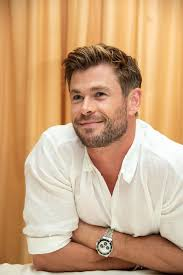
#> input picture Testing Images/Chris7.jpeg, 183 x 275 px, found by its file name
$ python tester.py
#> lines starting #> are read from the running program, lines starting #| are printed output that depends on the picture; pictures that were not available may be replaced by others from this repository, and a replacement may not be noted
### FaceRecognition.py
import cv2
import os
import numpy as np

#It contains all common functions that are called in tester.py file


#It returns rectangle for face detected alongwith gray scale image
def faceDetection(test_img):
    gray_img=cv2.cvtColor(test_img,cv2.COLOR_BGR2GRAY)#convert color image to grayscale
    face_haar_cascade=cv2.CascadeClassifier('C:\\Users\\HP\\Desktop\\ML\\Face Detection\\HaarCascade\\haarcascade_frontalface_default.xml')#Load haar classifier
    faces=face_haar_cascade.detectMultiScale(gray_img,scaleFactor=1.32,minNeighbors=5)#detectMultiScale returns rectangles

    return faces,gray_img

#Given a directory below function returns part of gray_img which is face alongwith its label/ID
def labels_for_training_data(directory):
    faces=[]
    faceID=[]

    for path,subdirnames,filenames in os.walk(directory):
        for filename in filenames:
            if filename.startswith("."):
                print("Skipping system file")#Skipping files that startwith .
                continue

            id=os.path.basename(path)#fetching subdirectory names
            img_path=os.path.join(path,filename)#fetch image path
            print("img_path:",img_path)
            print("id:",id)
            test_img=cv2.imread(img_path)#loading each image one by one
            if test_img is None:
                print("Image not loaded properly")
                continue
            faces_rect,gray_img=faceDetection(test_img)#Calling faceDetection function to return faces detected in particular image
            if len(faces_rect)!=1:
               continue #Since we are assuming only single person images are being fed to classifier
            (x,y,w,h)=faces_rect[0]
            roi_gray=gray_img[y:y+w,x:x+h]#cropping region of interest i.e. face area from grayscale image
            faces.append(roi_gray)
            faceID.append(int(id))
    return faces,faceID


#This function trains haar classifier and takes faces,faceID returned by previous function as its arguments
# [4 lines left out: function train_classifier, not called in this run]

#This function draws boxes around detected face in an image
def draw_rect(test_img,face):
    (x,y,w,h)=face
    cv2.rectangle(test_img,(x,y),(x+w,y+h),(255,0,0),thickness=5)

#This function writes name of person for detected label
def put_text(test_img,text,x,y):
    cv2.putText(test_img,text,(x-30,y-20),cv2.FONT_HERSHEY_DUPLEX,1,(255,0,0),1)

### tester.py
import cv2
import os
import numpy as np
import FaceRecognition as fr


#Read image to perform face recognition
test_img=cv2.imread("C:\\Users\\HP\Desktop\\ML\\Face Detection\\Testing\\Chris7.jpeg")#test_img path
#> test_img is the input picture: shape (275, 183, 3); mean B, G, R 128.4, 166.4, 204.2
faces_detected,gray_img=fr.faceDetection(test_img)
#> in faceDetection, `gray_img=cv2.cvtColor(test_img,cv2.COLOR_BGR2GRAY)#convert color image..`:
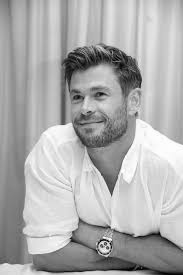
#> gray_img: shape (275, 183); min 1, max 255, mean 173.4
#> in faceDetection, `faces=face_haar_cascade.detectMultiScale(gray_img,scaleFactor=1.32,min..`: faces = [[55, 68, 72, 72]]
#> faces_detected = [[55, 68, 72, 72]]
print("faces_detected:",faces_detected)
#| faces_detected: [[55 68 72 72]]


#Comment these three lines while running this program second time. As it saves training.yml file in directory
faces,faceID=fr.labels_for_training_data('C:\\Users\\HP\\Desktop\\ML\\Face Detection\\Training')
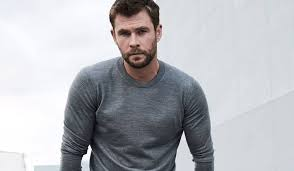
#> input picture Testing Images/Chris13.jpeg, 294 x 171 px, given as the content of the folder C:/Users/HP/Desktop/ML/Face Detection/Training, which was not available
#> in labels_for_training_data, test_img is the input picture: shape (171, 294, 3); mean B, G, R 186.3, 181.5, 180.6
#> in faceDetection (call 2), `gray_img=cv2.cvtColor(test_img,cv2.COLOR_BGR2GRAY)#convert color image..`:
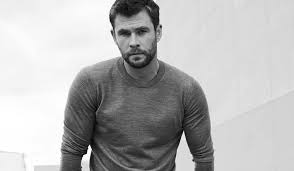
#> gray_img: shape (171, 294); min 1, max 255, mean 181.9
#> in faceDetection (call 2), `faces=face_haar_cascade.detectMultiScale(gray_img,scaleFactor=1.32,min..`: faces = [[106, 11, 58, 58]]
#> in labels_for_training_data, `(x,y,w,h)=faces_rect[0]`: x = 106; y = 11; w = 58
#> in labels_for_training_data, `roi_gray=gray_img[y:y+w,x:x+h]#cropping region of interest i.e. face a..`:
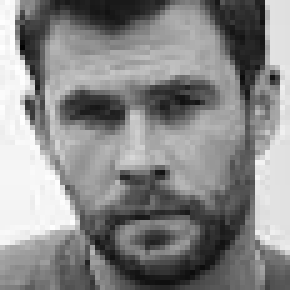
#> roi_gray: shape (58, 58) (shown 5 times larger); min 3, max 255, mean 136.1
#> (the run stopped early here; a loop or call above may not have finished)
